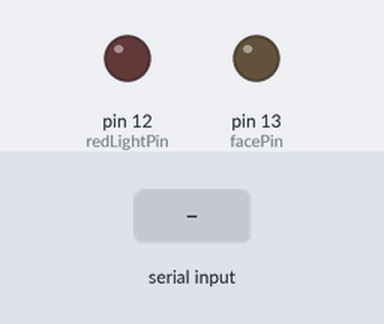
A sketch run on a simulated Arduino Uno, built with avr-gcc and run on an emulated ATmega328P. Parts: output pins drawn as LEDs (lit = HIGH). The inputs (shaded band) are chosen by the test bench.

Above: at 1.2 s.
1.3 s: byte 13 (13) received over Serial
At 2.5 s:
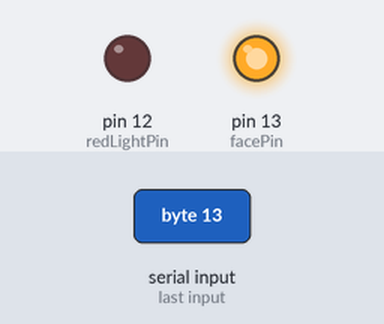
2.8 s: byte 12 (12) received over Serial
At 3.6 s:
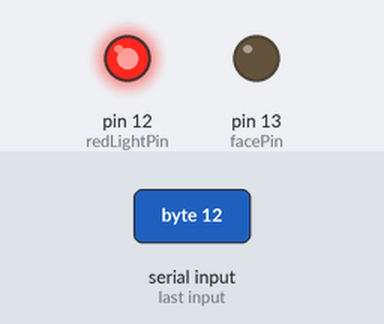
Timing chart, 0 to 5.8 s (numbered marks = the images above; inputs shaded):
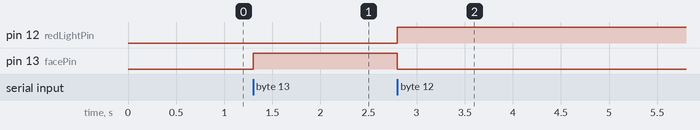

Measured:
- after the input at 1.3 s, pin 13 (facePin): LOW → HIGH at once
- after the input at 2.8 s, pin 12 (redLightPin): LOW → HIGH at once; pin 13 (facePin): HIGH → LOW at once

The sketch:

pythonfacedetection.ino
```cpp
int facePin = 13;
int redLightPin = 12;

void setup() {
  Serial.begin(9600);
  pinMode(facePin, OUTPUT);
  pinMode(redLightPin, OUTPUT);
}

void loop() {
  if (Serial.available() > 0) {
    int data = Serial.read();

    if (data == 13) {
      digitalWrite(facePin, HIGH);
      digitalWrite(redLightPin, LOW);

    } else if (data == 12) {
      digitalWrite(facePin, LOW);
      digitalWrite(redLightPin, HIGH);
    }
  }
}
```
